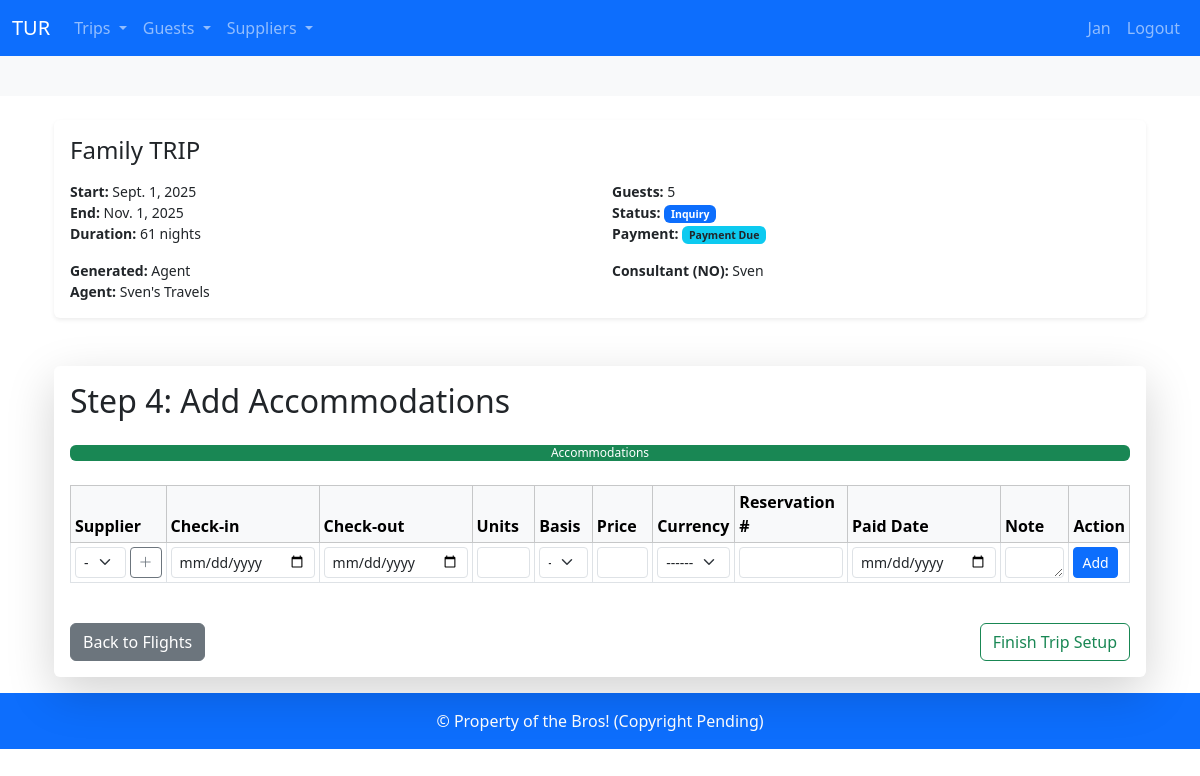
The page /trips/create/15/accommodations (signed in) on the database as committed earlier.
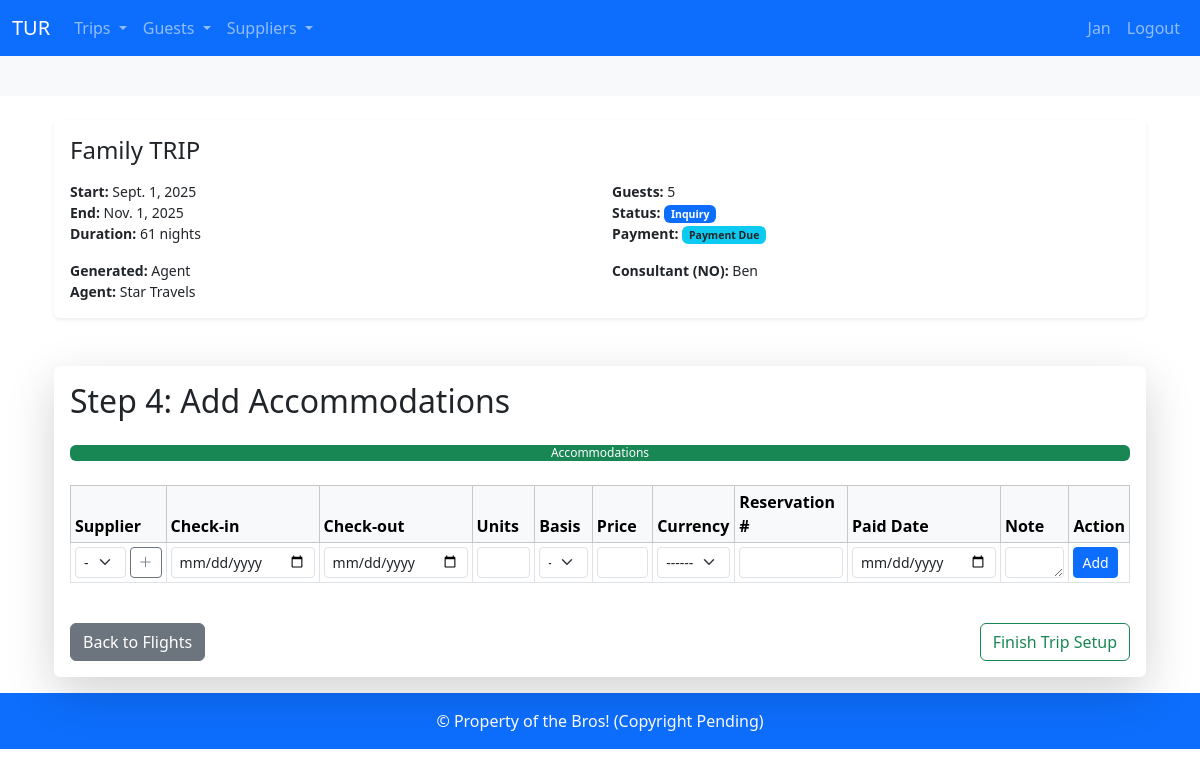
The same page on the database as committed later.
### booking_system/models.py (models this page shows, shortened)
class Trip(models.Model):
    name = models.CharField(max_length=64)
    number_of_guests = models.IntegerField()
    guests = models.ManyToManyField(Guest, related_name="trips", blank=True)
    start_date = models.DateField()
    end_date = models.DateField()
    generated = models.ForeignKey(Generated, on_delete=models.SET_NULL, blank=True, null=True)
    agent = models.ForeignKey(Agent, on_delete=models.SET_NULL, blank=True, null=True)
    payment_status = models.ForeignKey(PaymentStatus, on_delete=models.PROTECT, blank=True, null=True)
    trip_status = models.ForeignKey(TripStatus, on_delete=models.PROTECT, blank=True, null=True)
    no_consultant = models.ForeignKey(
        Consultant, on_delete=models.PROTECT, null=True, blank=True, related_name="no_consultant_trips", verbose_name='Norwegian consultant')
    sa_consultant = models.ForeignKey(
        Consultant, on_delete=models.PROTECT, null=True, blank=True, related_name="sa_consultant_trips", verbose_name='South African consultant')
    note = models.TextField(blank=True, null=True)
    class Meta:
        ordering = ["start_date"]
    def duration(self):
        if self.start_date and self.end_date:
            return (self.end_date - self.start_date).days
        return None

class Agent(models.Model):
    company = models.CharField(max_length=255)
    email = models.EmailField()
    phone_number = PhoneNumberField(region="NO", blank=True, null= True)
    website = models.URLField(blank=True, null=True)
    note = models.TextField(blank=True, null=True)
    def __str__(self):
        return self.company

class Consultant(models.Model):
    types = [
    ("NOR", "Norwegian"),
    ("ZAR", "South African"),
    ("OTHER", "Other"),
    ]
    user = models.OneToOneField(User, on_delete=models.CASCADE)
    type = models.CharField(max_length=32, choices=types)
    def __str__(self):
        return self.user.get_full_name() or self.user.username

class TripStatus(models.Model):
    title = models.CharField(max_length=255, unique=True)
    description = models.CharField(max_length=255, blank= True, null=True)
    class Meta:
        verbose_name_plural = "TripStatuses"
    def __str__(self):
        return self.title

class PaymentStatus(models.Model):
    title = models.CharField(max_length=255, unique=True)
    description = models.CharField(max_length=255, blank= True, null=True)
    class Meta:
        verbose_name_plural = "PaymentStatuses"
    def __str__(self):
        return self.title

class Generated(models.Model):
    title = models.CharField(max_length=255, unique=True)
    def __str__(self):
        return self.title

### booking_system/views.py (the view)
@login_required
def trip_add_accommodations(request, trip_id):
    trip = get_object_or_404(Trip, id=trip_id)
    accommodations = Accommodation.objects.filter(trip=trip)
    if request.method == "POST":
        form = AccommodationForm(request.POST)
        if form.is_valid():
            accommodation = form.save(commit=False)
            accommodation.trip = trip
            if accommodation.arrival_date and accommodation.arrival_date < trip.start_date:
                messages.error(request, " Check-In is before trip start date.")
                pass
            elif accommodation.departure_date and accommodation.departure_date > trip.end_date:
                messages.error(request, "Check-Out departure is after trip end date.")
                pass
            else:
                accommodation.save()
                messages.success(request, "Accommodation added successfully.")
                return redirect("trip_add_accommodations", trip_id=trip.id)
    else:
        form = AccommodationForm()
    return render(request, "booking_system/trip/add_accommodations.html", {
        "trip": trip,
        "form": form,
        "currencies": Currency.objects.all(),
        "suppliers": Supplier.objects.all(),
        "accommodations": accommodations,
    })

### booking_system/forms.py (shortened to what this page needs)
class AccommodationForm(forms.ModelForm):
    class Meta:
        model = Accommodation
        exclude = ['trip']
        widgets = {
            'supplier': forms.Select(attrs={'class': 'form-select form-select-sm'}),
            'arrival_date': forms.DateInput(attrs={'type': 'date', 'class': 'form-control form-control-sm'}),
            'departure_date': forms.DateInput(attrs={'type': 'date', 'class': 'form-control form-control-sm'}),
            'units': forms.NumberInput(attrs={'class': 'form-control form-control-sm'}),
            'basis': forms.Select(attrs={'class': 'form-select form-select-sm'}),
            'price': forms.NumberInput(attrs={'class': 'form-control form-control-sm', 'step': '0.01'}),
            'currency': forms.Select(attrs={'class': 'form-select form-select-sm'}),
            'reservation_number': forms.TextInput(attrs={'class': 'form-control form-control-sm'}),
            'tax_invoice': forms.CheckboxInput(attrs={'class': 'form-check-input'}),
            'paid_date': forms.DateInput(attrs={'type': 'date', 'class': 'form-control form-control-sm'}),
            'note': forms.Textarea(attrs={'class': 'form-control form-control-sm', 'rows': 1}),
        }

### booking_system/templates/booking_system/trip/add_accommodations.html (shortened to what this page needs)
{% extends "base.html" %}
{% block body %}
{% include "booking_system/partials/trip_details.html" %}
<div class="container mt-5">
  <div class="card shadow-lg border-0">
  <div class="card-body">
<h2 class="mb-4">Step 4: Add Accommodations</h2>
<div class="progress mb-4">
  <div class="progress-bar bg-success" style="width: 100%">Accommodations</div>
</div>
<div class="table-responsive">
  <table class="table table-sm table-bordered align-middle">
    <thead class="table-light">
      <tr>
        <th>Supplier</th>
        <th>Check-in</th>
        <th>Check-out</th>
        <th>Units</th>
        <th>Basis</th>
        <th>Price</th>
        <th>Currency</th>
        <th>Reservation #</th>
        <th>Paid Date</th>
        <th>Note</th>
        <th>Action</th>
      </tr>
    </thead>
    <tbody>
      <tr>
        <form method="POST" action="{% url 'trip_add_accommodations' trip.id %}">
          <td>
            <div class="d-flex gap-1">
              {{ form.supplier }}
              <a href="{% url 'create_supplier' %}?next={% url 'trip_add_accommodations' trip.id %}"
                 class="btn btn-sm btn-outline-secondary" title="Add Supplier">
                <i class="bi bi-plus-lg"></i>
              </a>
            </div>
          </td>
          <td>{{ form.arrival_date }}</td>
          <td>{{ form.departure_date }}</td>
          <td>{{ form.units }}</td>
          <td>{{ form.basis }}</td>
          <td>{{ form.price }}</td>
          <td>{{ form.currency }}</td>
          <td>{{ form.reservation_number }}</td>
          <td>{{ form.paid_date }}</td>
          <td>{{ form.note }}</td>
          <td><button type="submit" class="btn btn-sm btn-primary">Add</button></td>
        </form>
      </tr>
    </tbody>
  </table>
</div>
<div class="d-flex justify-content-between mt-4">
  <a href="{% url 'trip_add_flights' trip.id  %}" class="btn btn-secondary">Back to Flights</a>
  <a href="{% url 'view_trip' trip.id %}" class="btn btn-outline-success">Finish Trip Setup</a>
</div>
  </div>
</div>
</div>
{% endblock %}

### booking_system/templates/booking_system/partials/trip_details.html (shortened to what this page needs)
<div class="container mt-4">
    <div class="card shadow-sm border-0">
      <div class="card-body">
        <div class="d-flex justify-content-between align-items-center mb-3">
          <h4 class="card-title mb-0">{{ trip.name }}</h4>
        </div>
        <div class="row small">
          <div class="col-md-6">
            <strong>Start:</strong> {{ trip.start_date }}<br>
            <strong>End:</strong> {{ trip.end_date }}<br>
            <strong>Duration:</strong> {{ trip.duration }} nights
          </div>
          <div class="col-md-6">
            <strong>Guests:</strong> {{ trip.number_of_guests }}<br>
            <strong>Status:</strong> <span class="badge bg-primary">{{ trip.trip_status }}</span><br>
            <strong>Payment:</strong> <span class="badge bg-info text-dark">{{ trip.payment_status }}</span>
          </div>
        </div>
        <div class="row mt-3 small">
          <div class="col-md-6">
            <strong>Generated:</strong> {{ trip.generated }}<br>
            {% if trip.agent %}
            <strong>Agent:</strong> {{ trip.agent }}
            {% endif %}
          </div>
          <div class="col-md-6">
            {% if trip.no_consultant %}
            <strong>Consultant (NO):</strong> {{ trip.no_consultant }}<br>
            {% endif %}
          </div>
        </div>
      </div>
    </div>
  </div>

Rows that differ between the two databases and show on the page:
changed through a linked row, Trip "Family TRIP": agent "Sven's Travels" → "Star Travels"; no_consultant "Sven" → "Ben"
